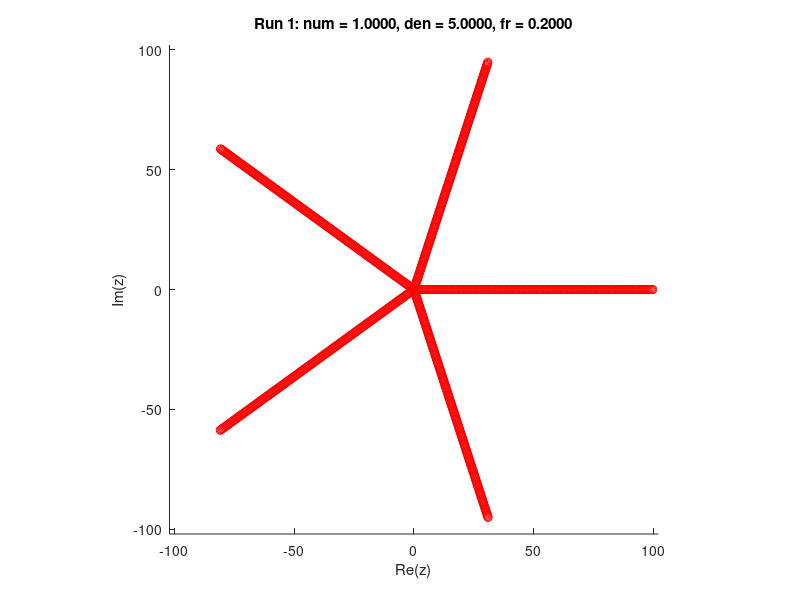
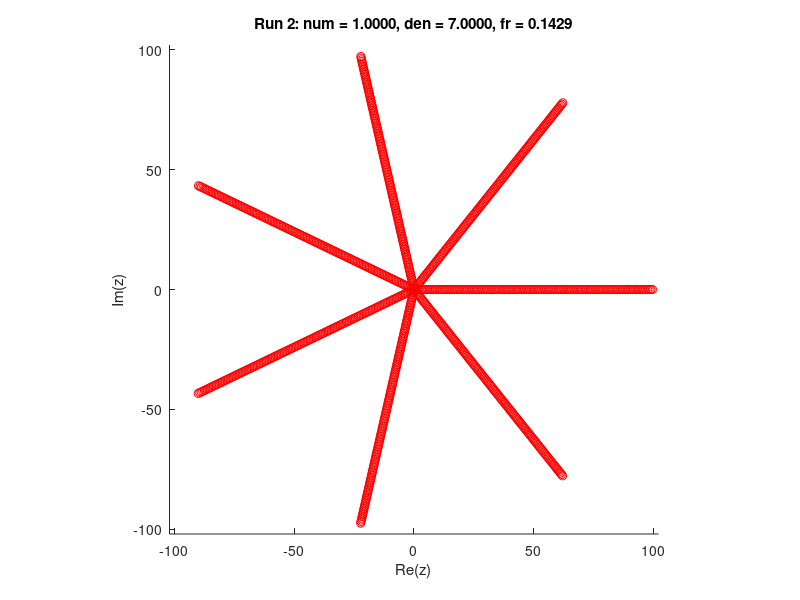
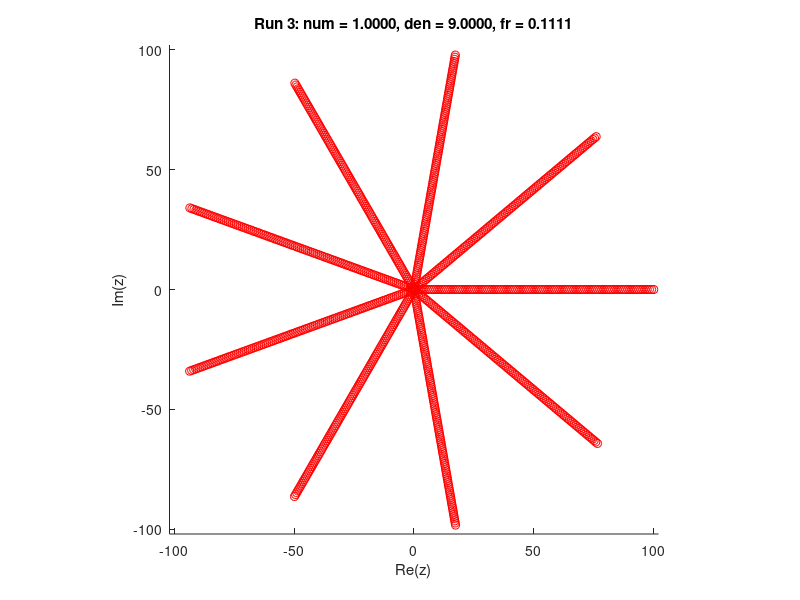
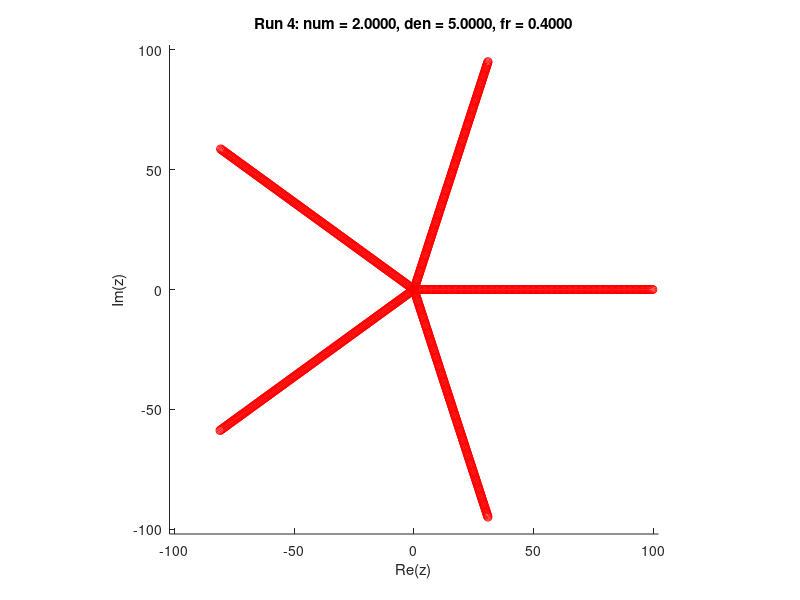

These figures' MATLAB source, in order:
%dikshant added this

% Spiral of Circles - All 9 Runs from Table
clear; clc;

% Parameters
N = 1000;           % number of iterations
dr = 0.1;           % change in radius
r_max = dr * N;     % for axis scaling
axis_limit = r_max + 2;

% Table of num and den values (from the problem)
num_list = [1, 1, 1, 2, 3, 0.12, 0.128, 1, 1];
den_list = [5, 7, 9, 5, 5, 1, 1, 3.1416, 1.618];

% Run each configuration
for run = 1:length(num_list)
    % Extract current num and den
    num = num_list(run);
    den = den_list(run);
    fr = num / den;

    % Initialize r and phi
    r = dr;
    phi = 0;

    % Create a new figure for each run
    figure('Name', sprintf('Run %d - num = %.4f, den = %.4f, fr = %.4f', ...
        run, num, den, fr));
    
    % Set fixed axes
    axis equal;
    axis([-axis_limit axis_limit -axis_limit axis_limit]);
    hold on;
    title(sprintf('Run %d: num = %.4f, den = %.4f, fr = %.4f', ...
        run, num, den, fr));
    xlabel('Re(z)');
    ylabel('Im(z)');

    % Plot the spiral
    for k = 1:N
        z = r * exp(1j * phi);
        plot(real(z), imag(z), 'or');
        pause(0.01);      % Optional: comment this out for faster runs
        r = r + dr;
        phi = phi + fr * 2 * pi;
    end
end
